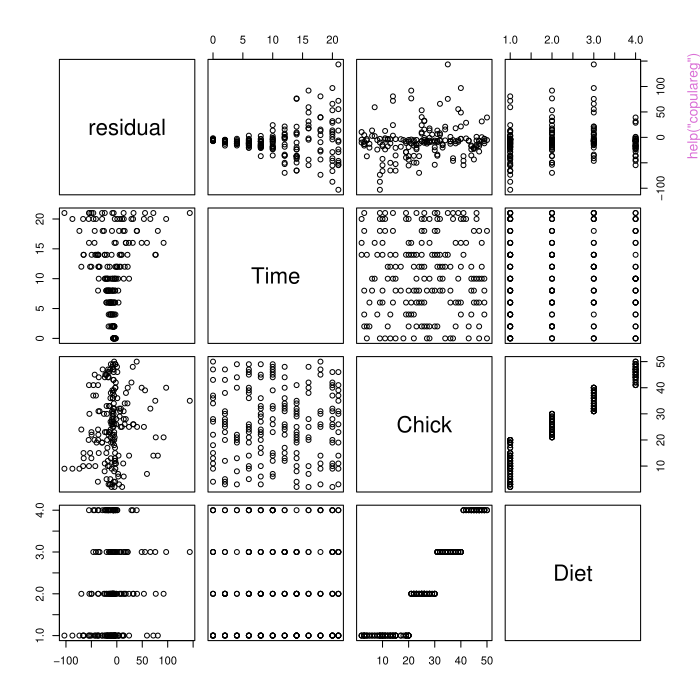

R code for this plot:
pkgname <- "copulareg"
source(file.path(R.home("share"), "R", "examples-header.R"))
options(warn = 1)
library('copulareg')

base::assign(".oldSearch", base::search(), pos = 'CheckExEnv')
base::assign(".old_wd", base::getwd(), pos = 'CheckExEnv')
cleanEx()
nameEx("copulareg")
### * copulareg

flush(stderr()); flush(stdout())

### Name: copulareg
### Title: copulareg
### Aliases: copulareg copulareg.default

### ** Examples

# Compile some test data
data('ChickWeight') 
set.seed(10)
tr <- sample(c(TRUE, FALSE), nrow(ChickWeight), TRUE, c(0.7, 0.3))
y_tr <- ChickWeight$weight[tr]
y_te <- ChickWeight$weight[!tr]
x_tr <- apply(ChickWeight[tr, -1], 2, as.numeric)
x_te <- apply(ChickWeight[!tr, -1], 2, as.numeric)
var_type_x <- apply(x_tr, 2,
                    function(x) if(length(unique(x)) < 10) "d" else "c")

# Fit model to training data
md <- copulareg::copulareg(y_tr, x_tr, "c", var_type_x)

# Predict for a new data matrix
pred <- predict(md, new_x = x_te)

# Plot residuals for test data against covariates
plot(data.frame(residual = y_te - pred, x_te))

# Plot residuals against fitted
plot(md)

# Plot prediction error against predicted values
plot(md, new_x=x_te, new_y=y_te)



### * <FOOTER>
###
cleanEx()
options(digits = 7L)
base::cat("Time elapsed: ", proc.time() - base::get("ptime", pos = 'CheckExEnv'),"\n")
grDevices::dev.off()
###
### Local variables: ***
### mode: outline-minor ***
### outline-regexp: "\\(> \\)?### [*]+" ***
### End: ***
quit('no')
